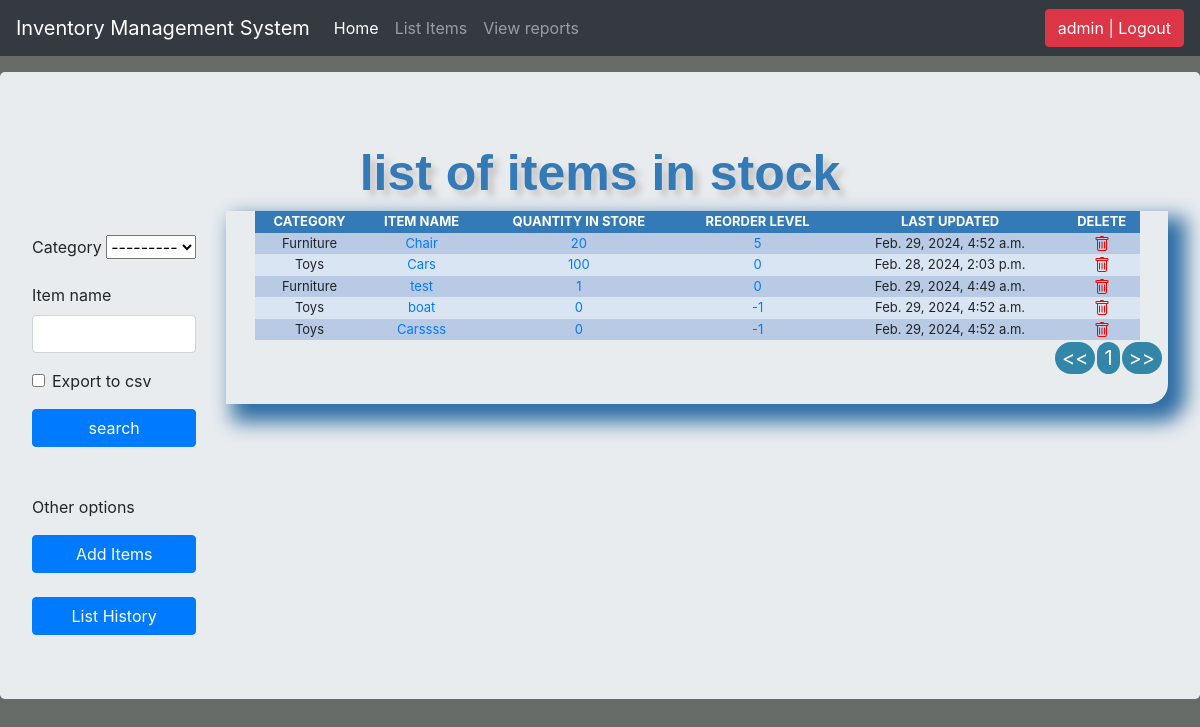
Page /list_items/ (signed in) on the earlier database version.
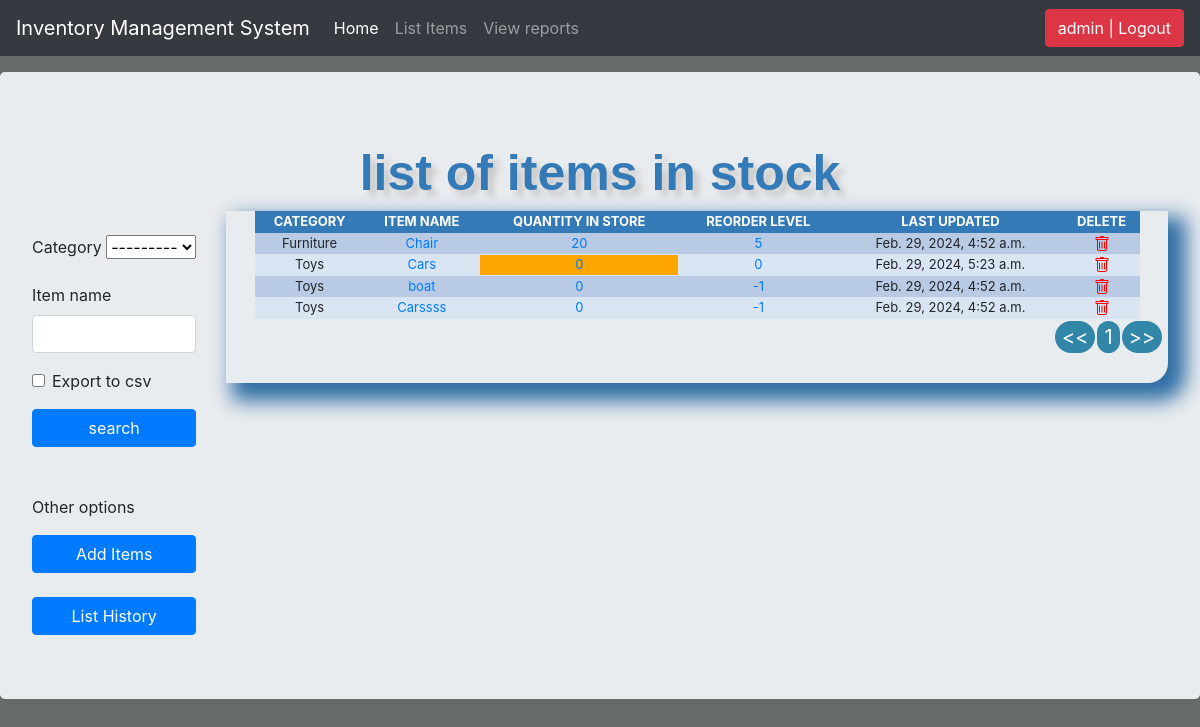
Same page on the later database version.
### ims/models.py (models this page shows, shortened)
class Stock(models.Model):
    category = models.ForeignKey(
        Category, on_delete=models.CASCADE, blank=True)
    item_name = models.CharField(max_length=50, blank=True, null=True)
    quantity = models.IntegerField(default="0", blank=True, null=True)
    receive_quantity = models.IntegerField(default="0", blank=True, null=True)
    receive_by = models.CharField(max_length=50, blank=True, null=True)
    issue_quantity = models.IntegerField(default="0", blank=True, null=True)
    issue_by = models.CharField(max_length=50, blank=True, null=True)
    issue_to = models.CharField(max_length=50, blank=True, null=True)
    phone_number = models.CharField(max_length=50, blank=True, null=True)
    created_by = models.CharField(max_length=50, blank=True, null=True)
    reorder_level = models.IntegerField(default="0", blank=True, null=True)
    last_updated = models.DateTimeField(auto_now_add=False, auto_now=True)
    timestamp = models.DateTimeField(auto_now_add=True, auto_now=False)

class Category(models.Model):
    name = models.CharField(max_length=50, blank=True, null=True)
    def __str__(self) -> str:
        return self.name

### ims/views.py (the view, shortened to what this page needs)
# urls.py: path('list_items/', list_items, name="list_items"),
@login_required
def list_items(request):
    header = 'list of items in stock'
    form = StockSearchForm(request.POST or None)
    queryset = Stock.objects.all()
    context = {
        "header": header,
        'form': form,
        "queryset": queryset
    }
    return render(request, "list_items.html",  context)

### ims/forms.py
class StockSearchForm(forms.ModelForm):
    export_to_CSV = forms.BooleanField(required=False)
    class Meta:
        model = Stock
        fields = ['category', 'item_name']

### ims/templates/list_items.html (shortened to what this page needs)
{% load static %} {% load crispy_forms_tags %}
<!DOCTYPE html>
<html lang="en">
  <head>
    <link
      rel="stylesheet"
      href="{% static 'js/jquery-ui-1.13.2/jquery-ui.min.css' %}"
    />
    <link
      rel="stylesheet"
      href="{% static 'js/jquery-ui-1.13.2/jquery-ui.structure.min.css' %}"
    />
    <link
      rel="stylesheet"
      href="{% static 'js/jquery-ui-1.13.2/jquery-ui.theme.min.css' %}"
    />
    <link rel="stylesheet" href="{% static 'css/bootstrap.min.css' %}" />
    <link rel="stylesheet" href="{% static 'css/styles.css' %}" />
    <link rel="stylesheet" href="{% static 'js/nprogress/nprogress.css' %}" />
    <link rel="stylesheet" href="{% static 'css/navbar-top-fixed.css' %}" />
  </head>
  <body>
    {% include 'navbar.html' %}
    <div class="jumbotron">
      <div class="header">{{header}}</div>
      <div class="row">
        <div class="col-sm-2">
          <form action="" class="py-4" method="post">
            {% csrf_token %} {{form|crispy}}
            <input
              type="submit"
              class="btn btn-primary my-button"
              value="search"
            />
          </form>
          <br />
          <p>Other options</p>
          <a href="/add_items"
            ><div class="btn btn-primary my-button">Add Items</div></a
          ><br /><br />
          <a href="/list_history"
            ><div class="btn btn-primary my-button">List History</div></a
          >
        </div>
        <br />
        <div class="col-sm-10">
          <div class="display-table">
            <table id="inventory-table">
              <thead>
                <tr>
                  <th>CATEGORY</th>
                  <th>ITEM NAME</th>
                  <th >QUANTITY IN STORE</th>
                  <th data-column="reorder_level" class="sortable"> REORDER LEVEL</th>
                  <th>LAST UPDATED</th>
                  <th>DELETE</th>
                </tr>
              </thead>
              {% for instance in queryset %}
              <tr>
                <td>{{instance.category}}</td>
                <td>
                  <a href="{% url 'update_items' instance.id %}"
                    >{{instance.item_name}}</a
                  >
                </td>
                <td>
                  {% if instance.quantity <= instance.reorder_level %}
                  <div style="background-color: orange">
                    <a href="{% url 'stock_detail' instance.id %}"
                      >{{instance.quantity}}</a
                    >
                  </div>
                  {% else %}
                  <a href="{% url 'stock_detail' instance.id %}"
                    >{{instance.quantity}}</a
                  >
                  {% endif %}
                </td>
                <td>
                  <a href="{% url 'reorder_level' instance.id %}"
                    >{{instance.reorder_level}}</a
                  >
                </td>
                <td>{{instance.last_updated}}</td>
                <td>
                  <a href="{% url 'delete_items' instance.id %}">
                  </a>
                </td>
              </tr>
              {% endfor %}
            </table>
          </div>
        </div>
      </div>
    </div>
  </body>
</html>

### ims/templates/navbar.html (shortened to what this page needs)
<nav class="navbar navbar-expand-md navbar-dark fixed-top bg-dark">
  <a class="navbar-brand" href="#">Inventory Management System</a>
  <div class="collapse navbar-collapse" id="navbarCollapse">
    <ul class="navbar-nav mr-auto">
      <li class="nav-item active">
        <a class="nav-link" href="/"
          >Home <span class="sr-only">(current)</span></a
        >
      </li>
      {% if request.user.is_authenticated %}
      <li class="nav-item">
        <a class="nav-link" href="/list_items">List Items</a>
      </li>
      <li class="nav-item">
        <a class="nav-link" href="/combined_reports">View reports</a>
      </li>
      {% endif %}
    </ul>
    <ul class="navbar-nav">
      {% if request.user.is_authenticated %}
      <li>
        <a href="/accounts/logout">
          <li><button class="btn btn-danger">{{user}} | Logout</button></li>
        </a>
      </li>
      {% else %}
      <li>
        <a href="/accounts/login">Login</a>
      </li>
      {% endif %}
    </ul>
  </div>
</nav>

### ims/static/css/styles.css (style rules this page uses)
body { background-color: #666b68; width: 100vw; }
table { font-size: 13px; text-align: center; margin: auto; width: 95%; }
table tr:nth-child(odd) { background: #B8CAE4; }
table tr:nth-child(even) { background: #dae5F4; }
th { background-color: #337ab7; color: white; }
.display-table { border-bottom-right-radius: 20px; padding-left: 5px; padding-right: 5px; padding-bottom: 20px; box-shadow: 12px 12px 20px 6px #2e6da4; }
.header { font-family: Helvetica, sans-serif; color: #337ab7; font-size: 50px; text-align: center; width: 100%; text-shadow: 6px 6px 6px #c9c6c6; display: block; font-weight: bolder; }
.my-button { width: 100%; }

### ims/static/css/navbar-top-fixed.css (style rules this page uses)
body { min-height: 75rem; padding-top: 4.5rem; }

Differences in the rows shown:
removed Stock: category "Furniture", item_name "test", quantity "1", reorder_level "0", last_updated "Feb. 29, 2024, 4:49 a.m."
changed Stock "Cars": last_updated "Feb. 28, 2024, 2:03 p.m." → "Feb. 29, 2024, 5:23 a.m."; quantity "100" → "0"
